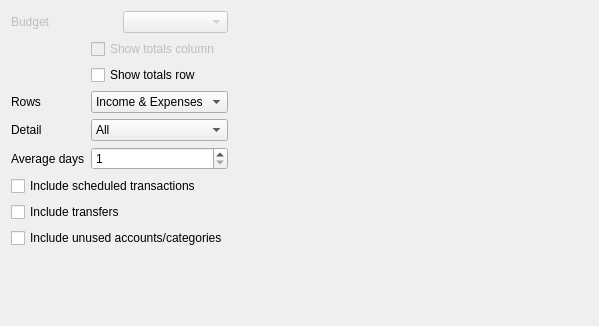
<?xml version="1.0" encoding="UTF-8"?>
<ui version="4.0">
 <class>ReportTabRowColPivot</class>
 <widget class="QWidget" name="ReportTabRowColPivot">
  <property name="geometry">
   <rect>
    <x>0</x>
    <y>0</y>
    <width>599</width>
    <height>326</height>
   </rect>
  </property>
  <property name="windowTitle">
   <string>Rows/Columns Tab</string>
  </property>
  <property name="toolTip">
   <string/>
  </property>
  <property name="whatsThis">
   <string>&lt;p&gt;On this tab, you configure how you would like the rows and columns to be selected and organized.&lt;/p&gt;</string>
  </property>
  <layout class="QVBoxLayout">
   <item>
    <layout class="QHBoxLayout">
     <item>
      <layout class="QGridLayout" name="m_gridLayout">
       <item row="4" column="0">
        <widget class="QLabel" name="textLabel6">
         <property name="text">
          <string>Detail</string>
         </property>
         <property name="wordWrap">
          <bool>false</bool>
         </property>
        </widget>
       </item>
       <item row="3" column="1">
        <widget class="KComboBox" name="m_comboRows">
         <property name="toolTip">
          <string>&lt;p&gt;Choose what kind of accounts to display as the rows of this report.&lt;/p&gt;</string>
         </property>
         <item>
          <property name="text">
           <string>Income &amp; Expenses</string>
          </property>
         </item>
         <item>
          <property name="text">
           <string>Assets &amp; Liabilities</string>
          </property>
         </item>
        </widget>
       </item>
       <item row="3" column="0">
        <widget class="QLabel" name="m_rowsLabel">
         <property name="text">
          <string>Rows</string>
         </property>
         <property name="wordWrap">
          <bool>false</bool>
         </property>
        </widget>
       </item>
       <item row="1" column="1">
        <widget class="QCheckBox" name="m_checkTotalColumn">
         <property name="enabled">
          <bool>false</bool>
         </property>
         <property name="text">
          <string>Show totals column</string>
         </property>
        </widget>
       </item>
       <item row="5" column="0">
        <widget class="QLabel" name="m_movingAverageLabel">
         <property name="text">
          <string>Average days</string>
         </property>
         <property name="wordWrap">
          <bool>false</bool>
         </property>
        </widget>
       </item>
       <item row="5" column="1">
        <widget class="QSpinBox" name="m_movingAverageDays">
         <property name="minimum">
          <number>1</number>
         </property>
         <property name="maximum">
          <number>366</number>
         </property>
        </widget>
       </item>
       <item row="4" column="1">
        <widget class="KComboBox" name="m_comboDetail">
         <property name="toolTip">
          <string>&lt;p&gt;Choose what kind of accounts to display as the rows of this report.&lt;/p&gt;</string>
         </property>
         <item>
          <property name="text">
           <string comment="@item all accounts">All</string>
          </property>
         </item>
         <item>
          <property name="text">
           <string>Top-Level</string>
          </property>
         </item>
         <item>
          <property name="text">
           <string>Groups</string>
          </property>
         </item>
         <item>
          <property name="text">
           <string>Totals</string>
          </property>
         </item>
        </widget>
       </item>
       <item row="0" column="0" colspan="2">
        <widget class="QFrame" name="m_budgetFrame">
         <property name="enabled">
          <bool>false</bool>
         </property>
         <property name="frameShape">
          <enum>QFrame::NoFrame</enum>
         </property>
         <property name="frameShadow">
          <enum>QFrame::Raised</enum>
         </property>
         <layout class="QHBoxLayout">
          <property name="margin">
           <number>0</number>
          </property>
          <item>
           <widget class="QLabel" name="textLabel1">
            <property name="text">
             <string>Budget</string>
            </property>
            <property name="wordWrap">
             <bool>false</bool>
            </property>
           </widget>
          </item>
          <item>
           <widget class="KMyMoneyGeneralCombo" name="m_comboBudget"/>
          </item>
         </layout>
        </widget>
       </item>
       <item row="2" column="1">
        <widget class="QCheckBox" name="m_checkTotalRow">
         <property name="text">
          <string>Show totals row</string>
         </property>
        </widget>
       </item>
      </layout>
     </item>
     <item>
      <spacer name="spacer12_2">
       <property name="orientation">
        <enum>Qt::Horizontal</enum>
       </property>
       <property name="sizeType">
        <enum>QSizePolicy::Expanding</enum>
       </property>
       <property name="sizeHint" stdset="0">
        <size>
         <width>0</width>
         <height>0</height>
        </size>
       </property>
      </spacer>
     </item>
    </layout>
   </item>
   <item>
    <widget class="QCheckBox" name="m_checkScheduled">
     <property name="text">
      <string>Include scheduled transactions</string>
     </property>
    </widget>
   </item>
   <item>
    <widget class="QCheckBox" name="m_checkTransfers">
     <property name="text">
      <string>Include transfers</string>
     </property>
    </widget>
   </item>
   <item>
    <widget class="QCheckBox" name="m_checkUnused">
     <property name="text">
      <string>Include unused accounts/categories</string>
     </property>
    </widget>
   </item>
   <item>
    <spacer name="spacer13">
     <property name="orientation">
      <enum>Qt::Vertical</enum>
     </property>
     <property name="sizeType">
      <enum>QSizePolicy::Expanding</enum>
     </property>
     <property name="sizeHint" stdset="0">
      <size>
       <width>20</width>
       <height>40</height>
      </size>
     </property>
    </spacer>
   </item>
  </layout>
 </widget>
 <layoutdefault spacing="6" margin="11"/>
 <customwidgets>
  <customwidget>
   <class>KComboBox</class>
   <extends>QComboBox</extends>
   <header>kcombobox.h</header>
  </customwidget>
  <customwidget>
   <class>KMyMoneyGeneralCombo</class>
   <extends>QComboBox</extends>
   <header>kmymoneygeneralcombo.h</header>
   <container>1</container>
  </customwidget>
 </customwidgets>
 <tabstops>
  <tabstop>m_checkTotalColumn</tabstop>
  <tabstop>m_checkTotalRow</tabstop>
  <tabstop>m_comboRows</tabstop>
  <tabstop>m_comboDetail</tabstop>
  <tabstop>m_movingAverageDays</tabstop>
  <tabstop>m_checkScheduled</tabstop>
  <tabstop>m_checkTransfers</tabstop>
  <tabstop>m_checkUnused</tabstop>
 </tabstops>
 <resources/>
 <connections/>
</ui>
